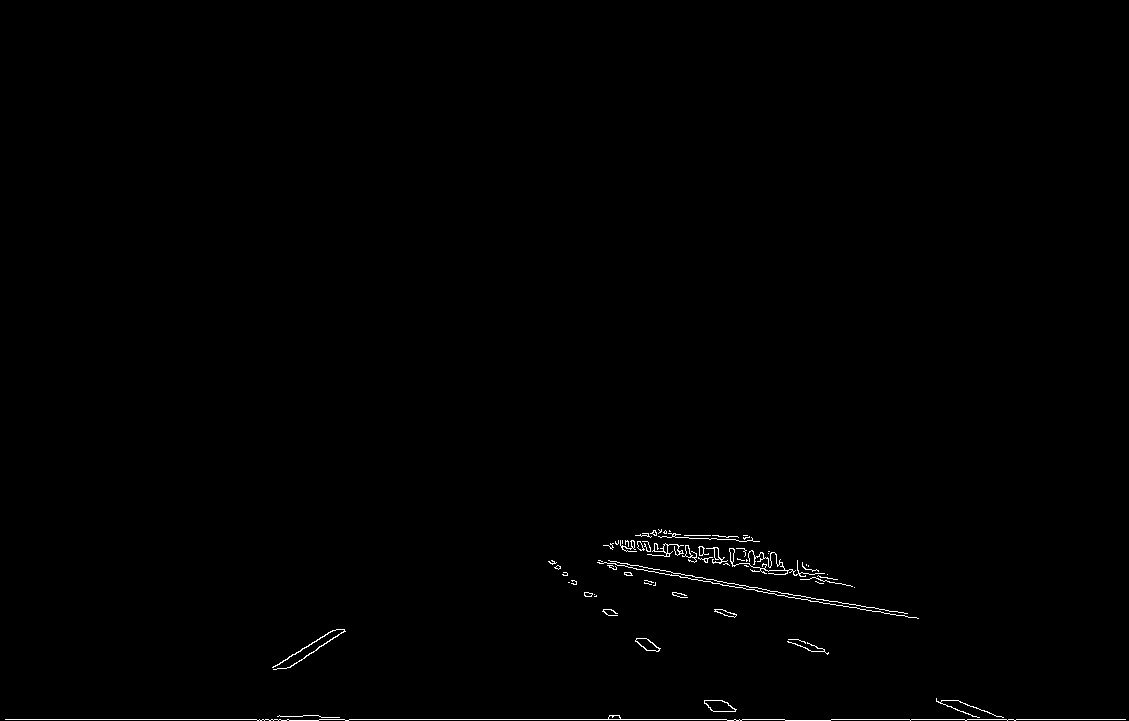
#> input picture Lane_lines.jpg, 1129 x 721 px
$ python -i 'lane detection on roi.py'   (imports and definitions only)
#> lines starting #> are read from the running program, lines starting #| are printed output that depends on the picture; after the words box and inside, x2 and y2 are one past the last pixel; in counts of white or black regions, pixels touching at a corner belong together
#> further down, picture is the input picture: shape (721, 1129, 3); min 0, max 255, mean 1.3
# -*- coding: utf-8 -*-
"""
Created on Tue Jul 14 16:22:07 2020

Lane detection using the ROI in an Image

@author: Avinash
"""
import matplotlib.pyplot as plt
import matplotlib.image as mimg
import cv2
import numpy as np
import math
from moviepy.editor import VideoFileClip
from IPython.display import HTML


#Cropping the image for the region of interest
#We are cropping the image by using a mask of exact shape as that of image
def region_of_interest(img, vertices):

    mask = np.zeros_like(img)

    color_as_imgmask = 255
    cv2.fillPoly(mask, vertices, color_as_imgmask)
    masked = cv2.bitwise_and(img,mask)

    return masked

#Function to draw lines on the lines detected using hough transform
def draw_lane_lines(img, lines, color = [255,0,0], thickness = 5):


    line_img = np.zeros((img.shape[0],img.shape[1],3), dtype = np.uint8)
    img = np.copy(img)

    if lines is None:
        return

    for line in lines:
        x1, y1, x2, y2 = line[0]
        cv2.line(line_img, (x1, y1), (x2, y2), color, thickness)

    img = cv2.addWeighted(img, 0.8, line_img, 1.0, 0.0)

    return img

def pipeline(image):
    #Defining vertices for the region of interest
    height = image.shape[0]
#> height = 721
    width = image.shape[1]
#> width = 1129

    vertices_for_roi = [(0,height),
                        (width/2,height/2),
                        (width, height)]
#> vertices_for_roi = [(0, 721), (564.5, 360.5), (1129, 721)]

    #Generating gray scale image
    img_gray = cv2.cvtColor(image, cv2.COLOR_BGR2GRAY)

    #Detecting edges in the image
    edges = cv2.Canny(img_gray, 50,100)
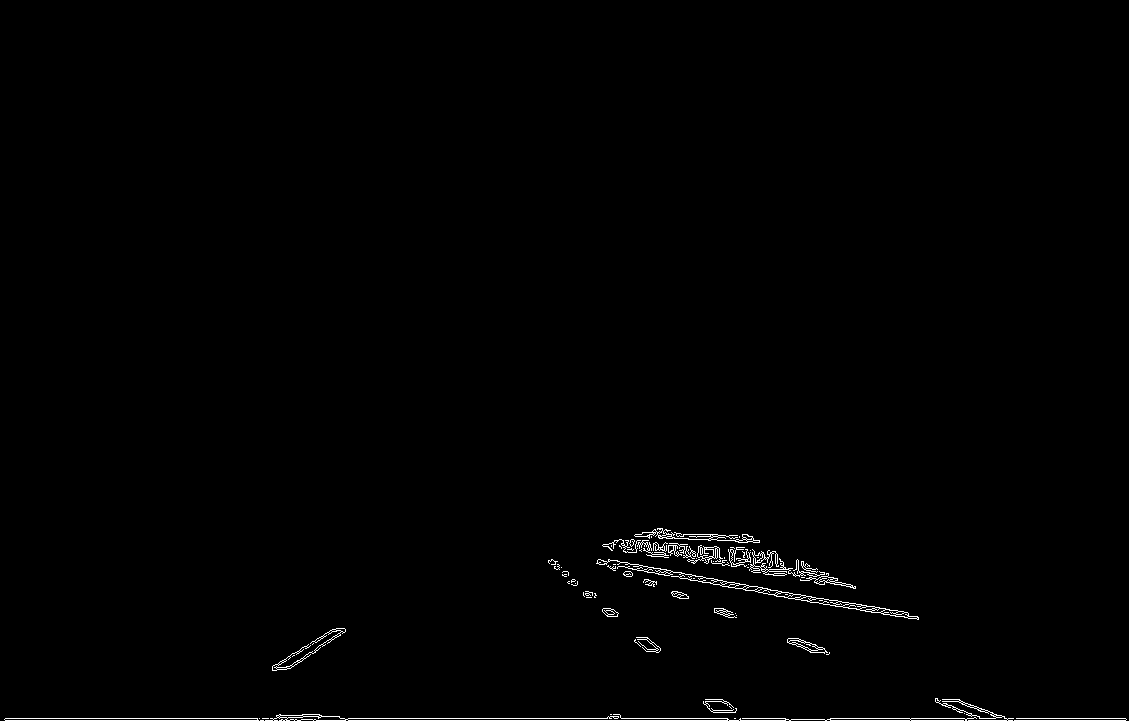
#> edges: shape (721, 1129); 0.78% white in thin lines or dots, all inside (x1, y1, x2, y2) = (4, 528, 1127, 721)


    #Cropping image with edges using region of interest function
    lane_lines = region_of_interest(edges, np.array([vertices_for_roi], np.int32))
#> in region_of_interest, `cv2.fillPoly(mask, vertices, color_as_imgmask)`:
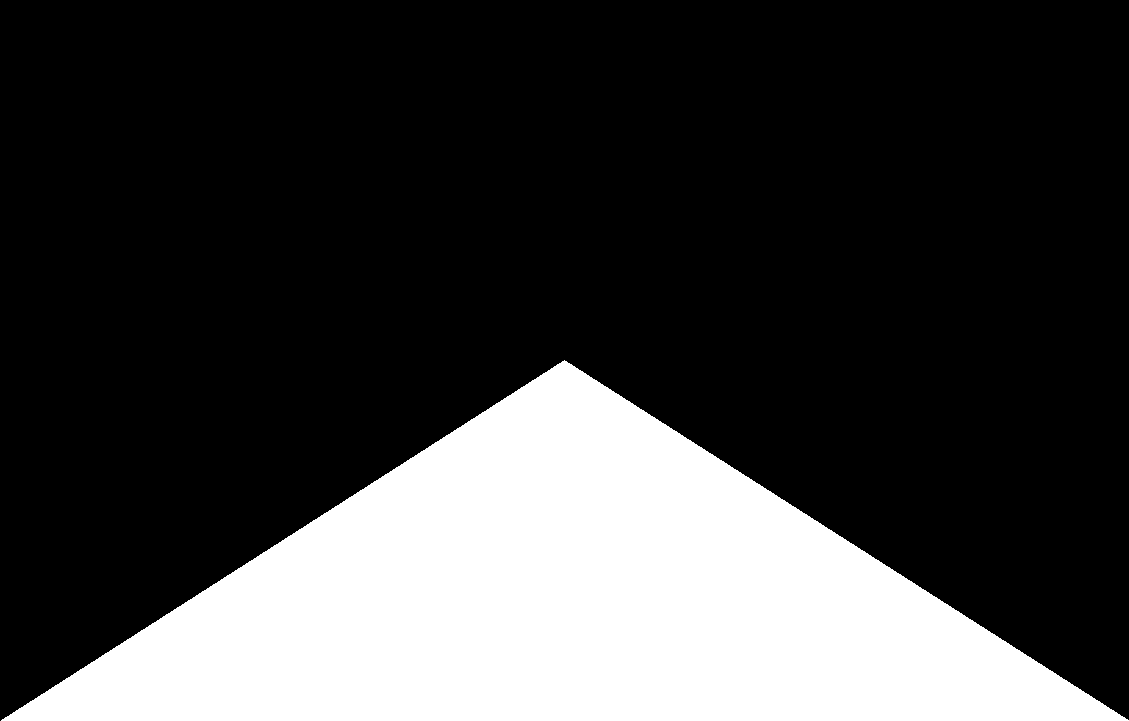
#> mask: shape (721, 1129); 25.1% white; 1 white region, box (x1, y1, x2, y2) and area: (1, 360, 1129, 721) 203988


    #Applying Hough Transform for detecting lines
    lines = cv2.HoughLinesP(lane_lines, 1, np.pi/180, 25, maxLineGap = 300)
#> lines = 51 rows, first 6: [5, 720, 1125, 720], [5, 718, 1125, 718], [596, 563, 911, 618], [608, 560, 908, 613], [598, 559, 908, 614], [633, 539, 837, 578]


    left_line_x = []
    left_line_y = []
    right_line_x = []
    right_line_y = []


    for line in lines:
        for x1, y1, x2, y2 in line:
            slope = (y2-y1)/(x2-x1)

            if math.fabs(slope) < 0.5:
                continue

            if slope <= 0:
                left_line_x.extend([x1,x2])
                left_line_y.extend([y1,y2])
            elif slope >= 0:
                right_line_x.extend([x1,x2])
                right_line_y.extend([y1,y2])
#> this loop made 51 passes
#> line on passes 1 to 12: [[5, 720, 1125, 720]], [[5, 718, 1125, 718]], [[596, 563, 911, 618]], [[608, 560, 908, 613]], [[598, 559, 908, 614]], [[633, 539, 837, 578]], [[597, 560, 918, 617]], [[614, 541, 855, 587]], [[613, 543, 824, 584]], [[618, 540, 855, 586]], [[621, 539, 836, 580]], [[599, 564, 979, 717]]
#> after the loop, left_line_x = [272, 340, 284, 341, 289, 345, 272, 333, 279, 338]; left_line_y = [669, 628, 669, 631, 668, 631, 666, 629, 664, 628]; right_line_x = [552, 722, 554, 726, 556, 736, 551, 715, 548, 729, 551, 736]; right_line_y = [559, 712, 568, 712, 569, 710, 559, 712, 560, 712, 560, 709]


    min_y = int(image.shape[0] * (3/5))
#> min_y = 432
    max_y = int(image.shape[0])
#> max_y = 721

    poly_left = np.poly1d(np.polyfit(left_line_y, left_line_x, deg = 1.0))
    left_x_start = int(poly_left(max_y))
#> left_x_start = 194
    left_x_end = int(poly_left(min_y))
#> left_x_end = 649

    poly_right = np.poly1d(np.polyfit(right_line_x, right_line_y, deg = 1.0))
    right_x_start = int(poly_right(max_y))
#> right_x_start = 705
    right_x_end = int(poly_right(min_y))
#> right_x_end = 461

    lane_image = draw_lane_lines(image, [[
            [left_x_start, max_y, left_x_end, min_y],
            [right_x_start, max_y, right_x_end, min_y]
        ]])
    return lane_image


white_output = 'video_out.mp4'
# [1 line that did not run here, left out]
# [1 line that did not run here, left out]
# [1 line not run here, left out]

>>> import cv2
>>> picture = cv2.imread('Lane_lines.jpg')
>>> result = pipeline(picture)
